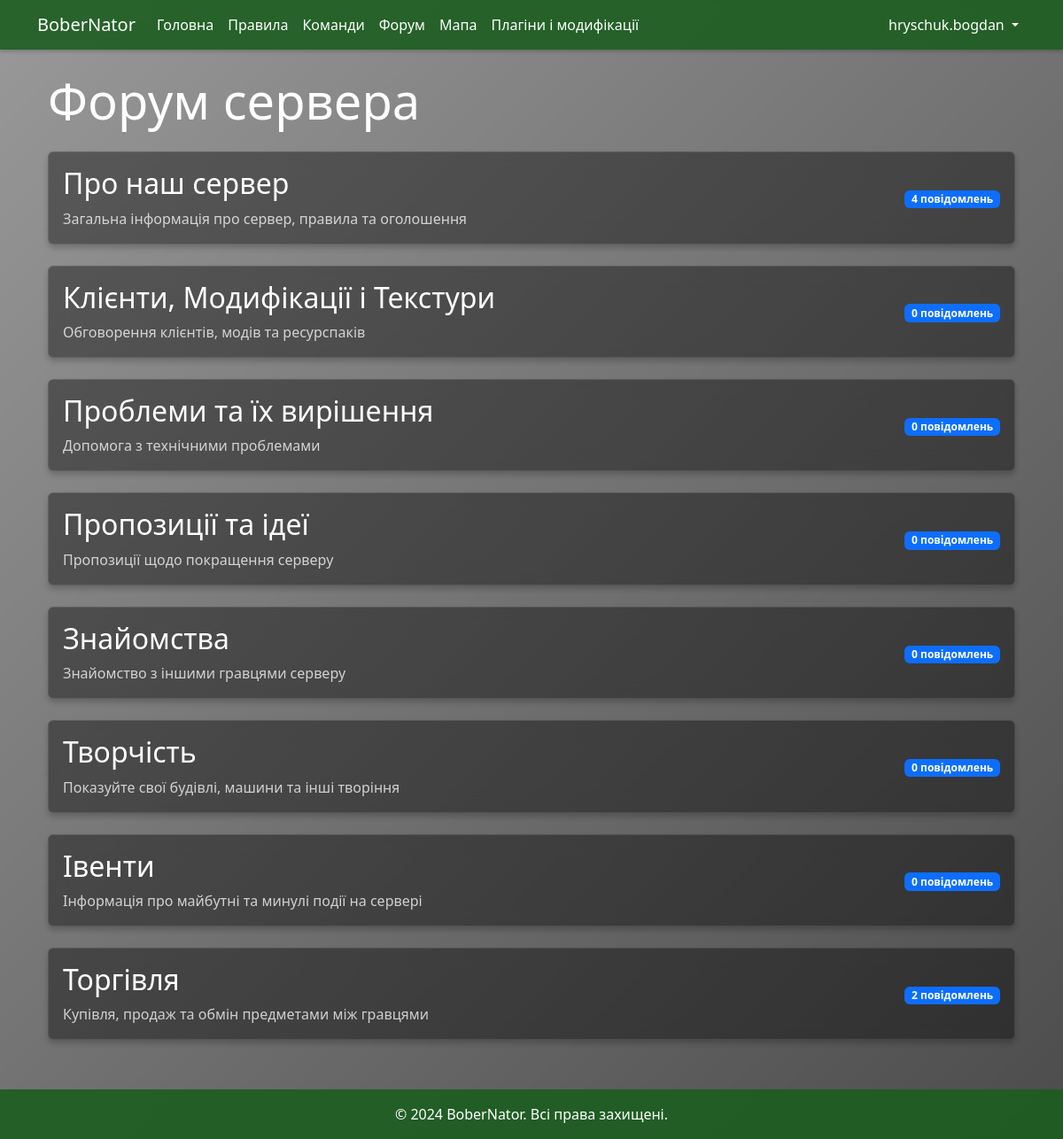
The page /forum (signed in) on the database its author committed.
### app.py (models this page shows)
class User(UserMixin, db.Model):
    id = db.Column(db.Integer, primary_key=True)
    username = db.Column(db.String(80), unique=True, nullable=False)
    minecraft_username = db.Column(db.String(80), unique=True, nullable=False)
    password_hash = db.Column(db.String(120), nullable=False)
    about_me = db.Column(db.Text, default='')
    discord_username = db.Column(db.String(80))
    join_date = db.Column(db.DateTime, default=datetime.utcnow)
    last_seen = db.Column(db.DateTime, default=datetime.utcnow)
    post_count = db.Column(db.Integer, default=0)
    topics_count = db.Column(db.Integer, default=0)
    is_admin = db.Column(db.Boolean, default=False)
    messages = db.relationship('ForumMessage', backref='author', lazy=True)
    playtime_minutes = db.Column(db.Integer, default=0)
    deaths = db.Column(db.Integer, default=0)
    mobs_killed = db.Column(db.Integer, default=0)
    blocks_broken = db.Column(db.Integer, default=0)
    blocks_placed = db.Column(db.Integer, default=0)
    distance_walked = db.Column(db.Float, default=0.0)  # в блоках
    last_stats_update = db.Column(db.DateTime)

class ForumTopic(db.Model):
    id = db.Column(db.Integer, primary_key=True)
    title = db.Column(db.String(200), nullable=False)
    description = db.Column(db.Text, nullable=False)
    messages = db.relationship('ForumMessage', backref='topic', lazy=True)

### app.py (the view)
@app.route('/forum')
def forum():
    topics = ForumTopic.query.all()
    return render_template('forum.html', topics=topics)

### app.py (called while the page is built)
@login_manager.user_loader
def load_user(user_id):
    return User.query.get(int(user_id))

@app.before_request
def before_request():
    logger.info(f'Отримано запит: {request.method} {request.path}')

@app.after_request
def after_request(response):
    logger.info(f'Відповідь: {response.status}')
    return response

### templates/forum.html (shortened to what this page needs)
{% extends "base.html" %}
{% block content %}
<div class="container mt-4">
    <h1 class="display-4 mb-4 text-white">Форум сервера</h1>
    <div class="row">
        {% for topic in topics %}
        <div class="col-md-12 mb-4">
            <a href="{{ url_for('forum_topic', topic_id=topic.id) }}" class="topic-link">
                <div class="card bg-transparent topic-card">
                    <div class="card-body">
                        <div class="d-flex justify-content-between align-items-center">
                            <div>
                                <h2 class="card-title text-white">
                                    {{ topic.title }}
                                </h2>
                                <p class="card-text text-white opacity-75">{{ topic.description }}</p>
                            </div>
                            <div class="text-end">
                                <span class="badge bg-primary">
                                    {{ topic.messages|length }} повідомлень
                                </span>
                            </div>
                        </div>
                    </div>
                </div>
            </a>
        </div>
        {% endfor %}
    </div>
</div>
{% endblock %}

### templates/base.html (shortened to what this page needs)
<!DOCTYPE html>
<html lang="uk">
<head>
    <link href="https://cdn.jsdelivr.net/npm/bootstrap@5.3.2/dist/css/bootstrap.min.css" rel="stylesheet">
    <link rel="stylesheet" href="https://cdnjs.cloudflare.com/ajax/libs/animate.css/4.1.1/animate.min.css">
    <link rel="stylesheet" href="https://cdnjs.cloudflare.com/ajax/libs/font-awesome/6.5.1/css/all.min.css">
</head>
<body>
    <nav class="navbar navbar-expand-lg navbar-dark mb-4">
        <div class="container">
            <a class="navbar-brand" href="/">BoberNator</a>
            <div class="collapse navbar-collapse" id="navbarNav">
                <ul class="navbar-nav me-auto">
                    <li class="nav-item">
                        <a class="nav-link" href="/">Головна</a>
                    </li>
                    <li class="nav-item">
                        <a class="nav-link" href="/rules">Правила</a>
                    </li>
                    <li class="nav-item">
                        <a class="nav-link" href="/commands">Команди</a>
                    </li>
                    <li class="nav-item">
                        <a class="nav-link" href="/forum">Форум</a>
                    </li>
                    <li class="nav-item">
                        <a class="nav-link" href="http://77.120.95.9:8123" target="_blank">Мапа</a>
                    </li>
                    <li class="nav-item">
                        <a class="nav-link" href="{{ url_for('plugins') }}">Плагіни і модифікації</a>
                    </li>
                </ul>
                <ul class="navbar-nav">
                    {% if current_user.is_authenticated %}
                    <li class="nav-item dropdown">
                        <a class="nav-link dropdown-toggle" href="#" id="navbarDropdown" role="button" data-bs-toggle="dropdown">
                            {{ current_user.username }}
                        </a>
                    </li>
                    {% endif %}
                </ul>
            </div>
        </div>
    </nav>
    <div class="container mt-4">
        {% block content %}{% endblock %}
    </div>
    <footer class="footer">
        <div class="container text-center">
            <p class="mb-0">&copy; 2024 BoberNator. Всі права захищені.</p>
        </div>
    </footer>
</body>
</html>

### templates/base.html (style rules this page uses)
:root { --primary-color: #2e7d32; --secondary-color: #4caf50; --light-color: #e8f5e9; --dark-color: #1b5e20; --overlay-color: rgba(0, 0, 0, 0.4); --card-bg: rgba(33, 37, 41, 0.85); }
body { background: url('/static/images/background.png') no-repeat center center fixed; background-size: cover; color: #ffffff; position: relative; min-height: 100vh; }
body::before { content: ''; position: fixed; top: 0; left: 0; width: 100%; height: 100%; background: linear-gradient(135deg, var(--overlay-color), rgba(0, 0, 0, 0.7)); z-index: -1; }
.navbar { background: rgba(27, 94, 32, 0.9); box-shadow: 0 2px 4px rgba(0,0,0,0.2); backdrop-filter: blur(10px); z-index: 999; }
.navbar-brand, .nav-link { color: #ffffff !important; transition: all 0.3s ease; }
.card { background: var(--card-bg); border: 1px solid rgba(255, 255, 255, 0.1); box-shadow: 0 4px 6px rgba(0,0,0,0.2); transition: all 0.3s ease; animation: fadeIn 1s ease-out; backdrop-filter: blur(10px); color: #ffffff; }
.footer { background: rgba(27, 94, 32, 0.9); color: #ffffff; padding: 1rem 0; margin-top: 2rem; backdrop-filter: blur(10px); }
::placeholder { color: #aaaaaa !important; }
a { color: #ffffff; text-decoration: none; }
h1, h2, h3, h4, h5, h6 { color: #ffffff; }

### templates/forum.html (style rules this page uses)
.topic-card { transition: transform 0.2s ease, box-shadow 0.2s ease; background: rgba(0, 0, 0, 0.4) !important; border: 1px solid rgba(255, 255, 255, 0.1); }
.topic-link { text-decoration: none; }

### rows shown on the page
User: username "hryschuk.bogdan"
ForumTopic: title "Про наш сервер", description "Загальна інформація про сервер, правила та оголошення", messages|length "4"
ForumTopic: title "Клієнти, Модифікації і Текстури", description "Обговорення клієнтів, модів та ресурспаків", messages|length "0"
ForumTopic: title "Проблеми та їх вирішення", description "Допомога з технічними проблемами", messages|length "0"
ForumTopic: title "Пропозиції та ідеї", description "Пропозиції щодо покращення серверу", messages|length "0"
ForumTopic: title "Знайомства", description "Знайомство з іншими гравцями серверу", messages|length "0"
ForumTopic: title "Творчість", description "Показуйте свої будівлі, машини та інші творіння", messages|length "0"
ForumTopic: title "Івенти", description "Інформація про майбутні та минулі події на сервері", messages|length "0"
ForumTopic: title "Торгівля", description "Купівля, продаж та обмін предметами між гравцями", messages|length "2"
